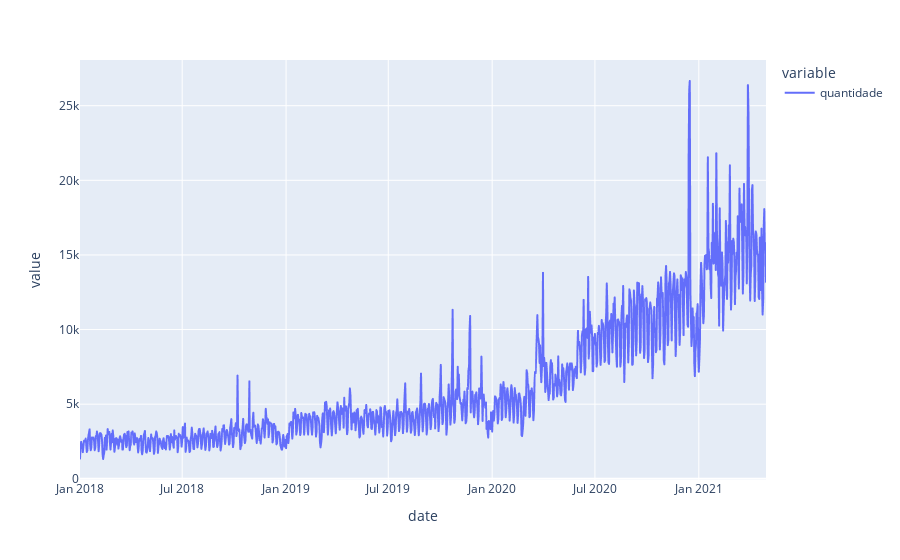

The notebook cell this image was saved under:
### Code cell
fig = px.line(frequency_per_day)
fig

### Figure 1 — Plotly figure (JSON) as saved in the notebook; plotly's stock layout.template omitted (floating-point values rounded to 4 significant figures; data arrays with more than 128 entries replaced by an {"elided": "..."} marker saying what was removed)
{"data": [{"hovertemplate": "variable=quantidade<br>date=%{x}<br>value=%{y}<extra></extra>", "legendgroup": "quantidade", "line": {"color": "#636efa", "dash": "solid"}, "mode": "lines", "name": "quantidade", "showlegend": true, "type": "scattergl", "x": {"elided": "1216 str values"}, "xaxis": "x", "y": {"elided": "1216 int values"}, "yaxis": "y"}], "layout": {"legend": {"title": {"text": "variable"}, "tracegroupgap": 0}, "margin": {"t": 60}, "xaxis": {"anchor": "y", "domain": [0, 1], "title": {"text": "date"}}, "yaxis": {"anchor": "x", "domain": [0, 1], "title": {"text": "value"}}}}
